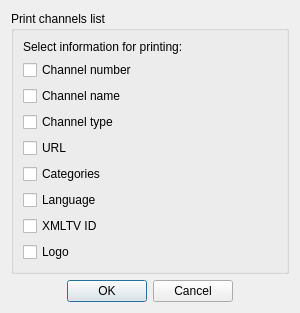
<?xml version="1.0" encoding="UTF-8"?>
<ui version="4.0">
 <class>ChannelsPrintDialog</class>
 <widget class="QDialog" name="ChannelsPrintDialog">
  <property name="geometry">
   <rect>
    <x>0</x>
    <y>0</y>
    <width>300</width>
    <height>300</height>
   </rect>
  </property>
  <property name="windowTitle">
   <string>Print channels list</string>
  </property>
  <property name="windowIcon">
   <iconset theme="document-print">
    <normaloff>.</normaloff>.</iconset>
  </property>
  <layout class="QVBoxLayout" name="verticalLayout">
   <item>
    <widget class="QGroupBox" name="channelListBox">
     <property name="title">
      <string>Print channels list</string>
     </property>
     <layout class="QVBoxLayout" name="verticalLayout_3">
      <item>
       <widget class="QLabel" name="labelSelect">
        <property name="text">
         <string>Select information for printing:</string>
        </property>
       </widget>
      </item>
      <item>
       <widget class="QCheckBox" name="checkNum">
        <property name="text">
         <string>Channel number</string>
        </property>
       </widget>
      </item>
      <item>
       <widget class="QCheckBox" name="checkName">
        <property name="text">
         <string>Channel name</string>
        </property>
       </widget>
      </item>
      <item>
       <widget class="QCheckBox" name="checkType">
        <property name="text">
         <string>Channel type</string>
        </property>
       </widget>
      </item>
      <item>
       <widget class="QCheckBox" name="checkUrl">
        <property name="text">
         <string>URL</string>
        </property>
       </widget>
      </item>
      <item>
       <widget class="QCheckBox" name="checkCategories">
        <property name="text">
         <string>Categories</string>
        </property>
       </widget>
      </item>
      <item>
       <widget class="QCheckBox" name="checkLanguage">
        <property name="text">
         <string>Language</string>
        </property>
       </widget>
      </item>
      <item>
       <widget class="QCheckBox" name="checkEpg">
        <property name="text">
         <string>XMLTV ID</string>
        </property>
       </widget>
      </item>
      <item>
       <widget class="QCheckBox" name="checkLogo">
        <property name="text">
         <string>Logo</string>
        </property>
       </widget>
      </item>
      <item>
       <spacer name="verticalSpacer">
        <property name="orientation">
         <enum>Qt::Vertical</enum>
        </property>
        <property name="sizeHint" stdset="0">
         <size>
          <width>20</width>
          <height>40</height>
         </size>
        </property>
       </spacer>
      </item>
     </layout>
    </widget>
   </item>
   <item>
    <widget class="QDialogButtonBox" name="buttonBox">
     <property name="standardButtons">
      <set>QDialogButtonBox::Cancel|QDialogButtonBox::Ok</set>
     </property>
     <property name="centerButtons">
      <bool>true</bool>
     </property>
    </widget>
   </item>
  </layout>
 </widget>
 <tabstops>
  <tabstop>checkNum</tabstop>
  <tabstop>checkName</tabstop>
  <tabstop>checkType</tabstop>
  <tabstop>checkUrl</tabstop>
  <tabstop>checkCategories</tabstop>
  <tabstop>checkLanguage</tabstop>
  <tabstop>checkEpg</tabstop>
  <tabstop>checkLogo</tabstop>
  <tabstop>buttonBox</tabstop>
 </tabstops>
 <resources/>
 <connections/>
</ui>
